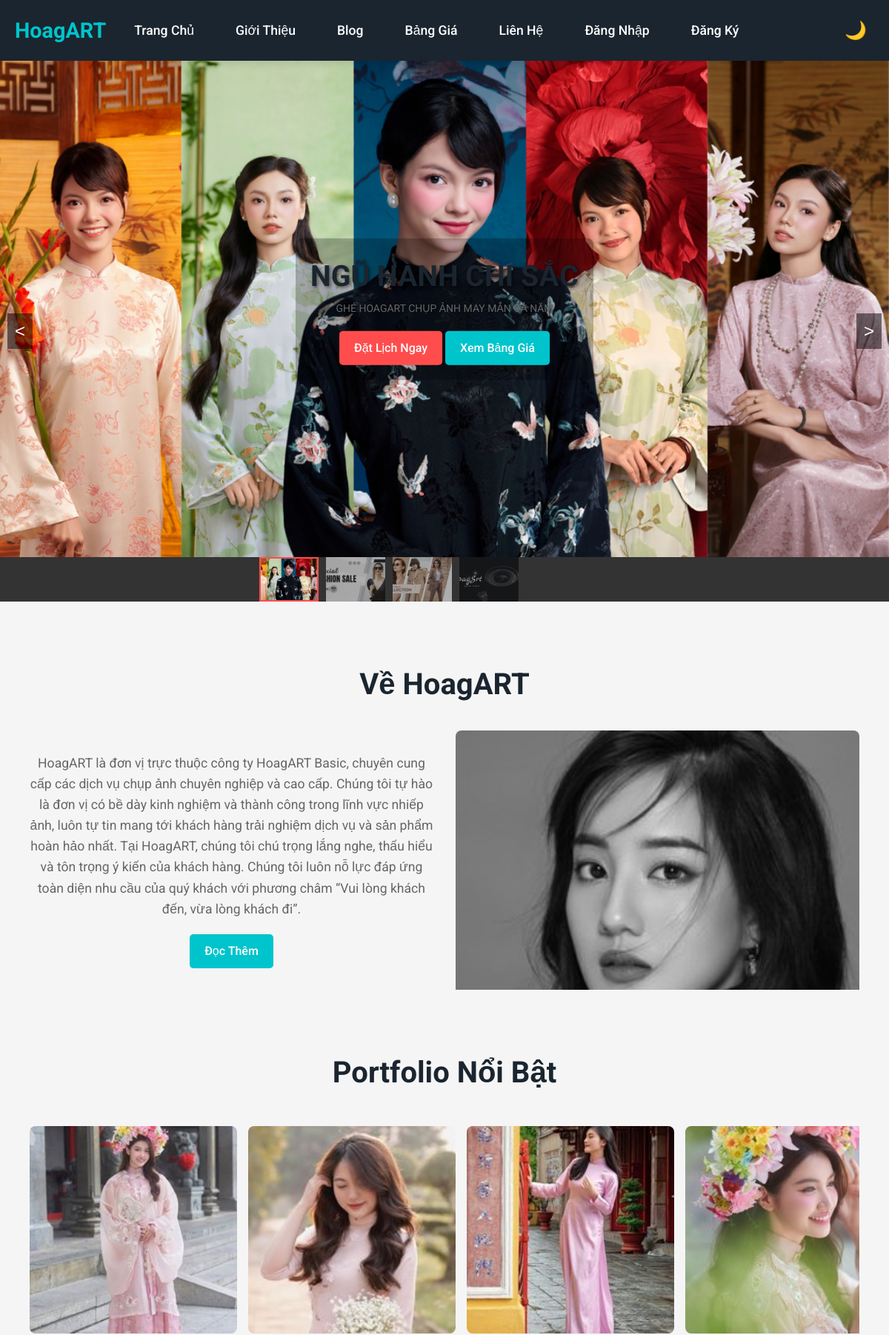
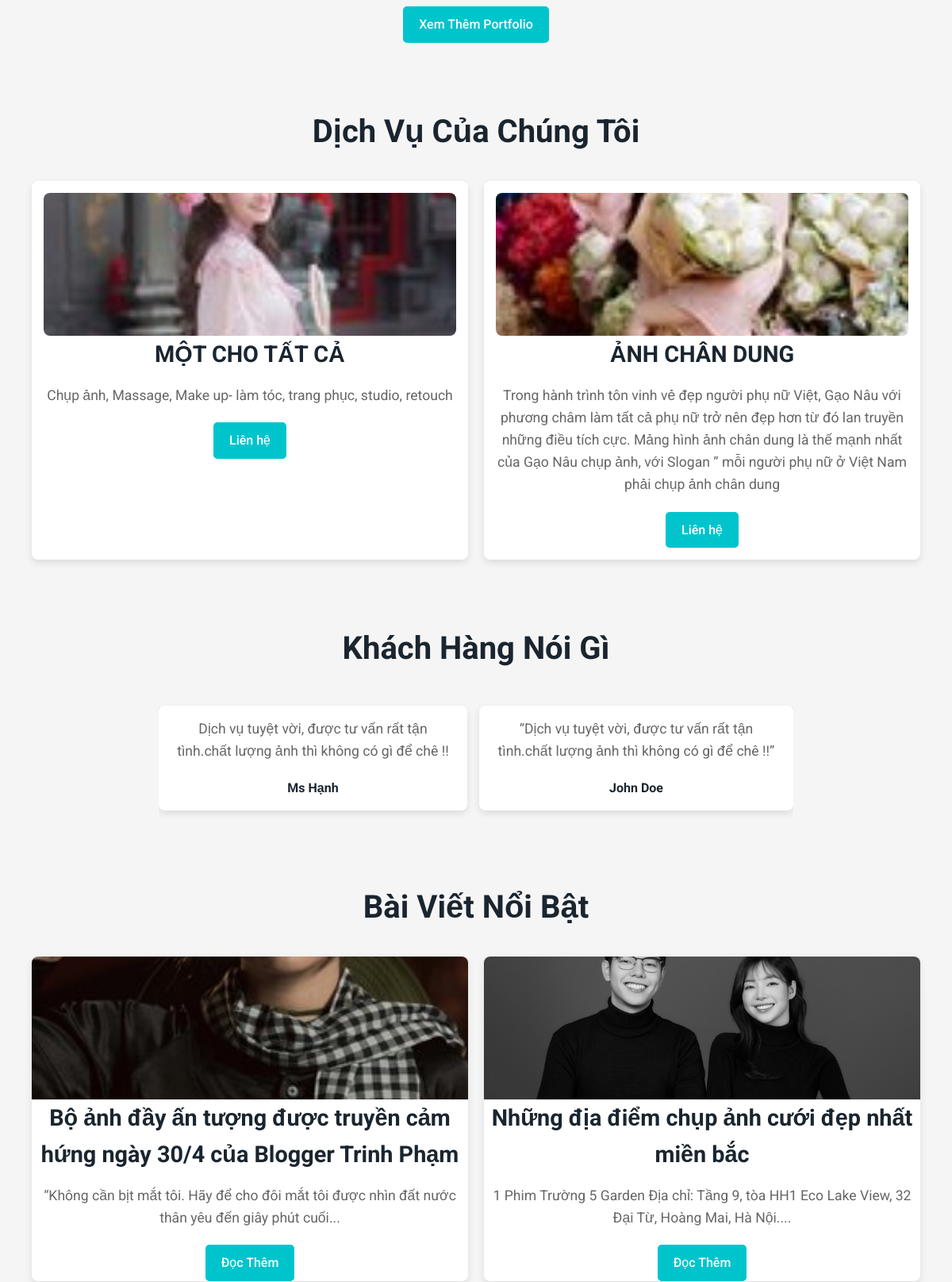
The page / (upper part) on the database its author committed (2 pictures, top to bottom).
### app/models/banner.py (models this page shows, shortened)
class Banner(db.Model):
    id = db.Column(db.Integer, primary_key=True)
    image_url = db.Column(db.String(200), nullable=False)
    title = db.Column(db.String(100), nullable=False)
    description = db.Column(db.Text)
    created_at = db.Column(db.DateTime, default=datetime.utcnow)

### app/models/home.py (models this page shows)
class IntroSection(db.Model):
    id = db.Column(db.Integer, primary_key=True)
    text = db.Column(db.Text, nullable=False)
    image_url = db.Column(db.String(255), nullable=False, default='default_intro.jpg')
    cta_text = db.Column(db.String(50), default='Tìm Hiểu Thêm')
    cta_url = db.Column(db.String(255), default='/introduce')
    created_at = db.Column(db.DateTime, default=datetime.utcnow)

class PortfolioItem(db.Model):
    id = db.Column(db.Integer, primary_key=True)
    title = db.Column(db.String(100), nullable=False)
    image_url = db.Column(db.String(255), nullable=False)
    created_at = db.Column(db.DateTime, default=datetime.utcnow)

class ServiceCard(db.Model):
    id = db.Column(db.Integer, primary_key=True)
    title = db.Column(db.String(100), nullable=False)
    description = db.Column(db.Text, nullable=False)
    image_url = db.Column(db.String(255), nullable=False)
    cta_text = db.Column(db.String(50), default='Khám Phá')
    cta_url = db.Column(db.String(255), default='/pricing')
    created_at = db.Column(db.DateTime, default=datetime.utcnow)

class Testimonial(db.Model):
    id = db.Column(db.Integer, primary_key=True)
    content = db.Column(db.Text, nullable=False)
    author = db.Column(db.String(100), nullable=False)
    created_at = db.Column(db.DateTime, default=datetime.utcnow)

### app/models/post.py (models this page shows)
class Post(db.Model):
    id = db.Column(db.Integer, primary_key=True)
    title = db.Column(db.String(200), nullable=False)
    content = db.Column(db.Text, nullable=False)
    image_url = db.Column(db.String(200), nullable=True)
    created_at = db.Column(db.DateTime, default=datetime.utcnow)
    user_id = db.Column(db.Integer, db.ForeignKey('user.id'), nullable=False)
    user = db.relationship('User', backref=db.backref('posts', lazy=True))
    is_featured = db.Column(db.Boolean, default=False, nullable=False)  # Thêm cột is_featured

### app/blueprints/main/routes.py (the view)
@main.route('/')
def home():
    intro = IntroSection.query.first()
    portfolios = PortfolioItem.query.order_by(PortfolioItem.created_at.desc()).limit(10).all()
    services = ServiceCard.query.all()
    testimonials = Testimonial.query.all()
    featured_posts = Post.query.filter_by(is_featured=True).limit(2).all()
    banners = Banner.query.order_by(Banner.created_at.desc()).all()
    return render_template('main/home.html',
                           intro=intro,
                           portfolios=portfolios,
                           services=services,
                           testimonials=testimonials,
                           featured_posts=featured_posts,
                           banners=banners)

### app/templates/main/home.html (shortened to what this page needs)
{% extends "layouts/base.html" %}  {% block content %}
<div class="intro-section container">
    <h2>Về HoagART</h2>
    {% if intro %}
    <div class="intro-grid">
        <div class="intro-text">
            <p>{{ intro.text }}</p>
            <a href="{{ intro.cta_url }}" class="btn">{{ intro.cta_text }}</a>
        </div>
        <div class="intro-image">
            <img src="{{ intro.image_url }}" alt="Giới thiệu HoagART" />
        </div>
    </div>
    {% endif %}
</div>
<div class="portfolio-section">
    <div class="container">
        <h2>Portfolio Nổi Bật</h2>
        <div class="portfolio-slider">
            {% for item in portfolios %}
            <div class="portfolio-item">
                <img src="{{ item.image_url }}" alt="{{ item.title }}" />
            </div>
            {% endfor %}
        </div>
        <a href="{{ url_for('main.pricing') }}" class="btn"
            >Xem Thêm Portfolio</a
        >
    </div>
</div>
<div class="services-section container">
    <h2>Dịch Vụ Của Chúng Tôi</h2>
    {% if services %}
    <div class="services-grid">
        {% for service in services %}
        <div class="service-card">
            <img src="{{ service.image_url }}" alt="{{ service.title }}" />
            <h3>{{ service.title }}</h3>
            <p>{{ service.description }}</p>
            <a href="{{ service.cta_url }}" class="btn"
                >{{ service.cta_text }}</a
            >
        </div>
        {% endfor %}
    </div>
    {% else %}
    <p>Chưa có dịch vụ nào.</p>
    {% endif %}
</div>
<div class="testimonial-section container">
    <h2>Khách Hàng Nói Gì</h2>
    <div class="testimonial-slider">
        {% for testimonial in testimonials %}
        <div class="testimonial-item">
            <p>{{ testimonial.content }}</p>
            <h4>{{ testimonial.author }}</h4>
        </div>
        {% endfor %}
    </div>
</div>
<div class="blog-section container">
    <h2>Bài Viết Nổi Bật</h2>
    <div class="blog-grid">
        {% for post in featured_posts %}
        <div class="blog-card">
            <img
                src="{{ post.image_url or url_for('static', filename='images/default.jpg') }}"
                alt="{{ post.title }}"
            />
            <h3>{{ post.title }}</h3>
            <p>{{ post.content|striptags|truncate(100) }}</p>
            <a href="{{ url_for('blog.blog_detail', id=post.id) }}" class="btn"
                >Đọc Thêm</a
            >
        </div>
        {% endfor %}
    </div>
</div>
{% endblock %}

### app/templates/layouts/base.html (shortened to what this page needs)
<!DOCTYPE html>
<html lang="vi">
    <head>
        <link
            rel="stylesheet"
            href="{{ url_for('static', filename='css/style.css') }}"
        />
    </head>
    <body>
        <div class="navbar">
            <div class="navbar-container">
                <div class="logo">HoagART</div>
                <div class="nav-links" id="navLinks">
                    <a href="{{ url_for('main.home') }}">Trang Chủ</a>
                    <a href="{{ url_for('main.introduce') }}">Giới Thiệu</a>
                    <a href="{{ url_for('blog.index') }}">Blog</a>
                    <a href="{{ url_for('main.pricing') }}">Bảng Giá</a>
                    <a href="{{ url_for('main.contact') }}">Liên Hệ</a>
                    {% if current_user.is_authenticated %} {% if
                    current_user.is_admin %}
                    <a href="{{ url_for('admin.dashboard') }}">Quản Trị</a>
                    {% endif %} {% else %}
                    <a href="{{ url_for('auth.login') }}">Đăng Nhập</a>
                    <a href="{{ url_for('auth.register') }}">Đăng Ký</a>
                    {% endif %}
                </div>
                <div class="nav-controls">
                    <button
                        class="dark-mode-toggle"
                        aria-label="Chuyển đổi chế độ tối"
                    >
                        🌙
                    </button>
                </div>
            </div>
        </div>
        {% if request.endpoint not in ['auth.login',
        'auth.register','auth.reset_password','auth.forgot_password'
        'main.profile'] and not request.path.startswith('/blog') %} {% if
        banners and banners|length > 0 %}
        <div class="slider-container">
            <div class="main-slider">
                {% for banner in banners %}
                <div class="slider-slide {% if loop.first %}active{% endif %}">
                    <img
                        src="{{ banner.image_url }}"
                        alt="{{ banner.title }}"
                        class="slider-image"
                        loading="lazy"
                    />
                    <div class="slider-caption">
                        <h1>{{ banner.title }}</h1>
                        <p>{{ banner.description }}</p>
                        <div class="banner-buttons mt-3">
                            <a
                                href="{{ url_for('main.contact') }}"
                                class="btn btn-primary"
                                >Đặt Lịch Ngay</a
                            >
                            <a
                                href="{{ url_for('main.pricing') }}"
                                class="btn btn-outline-light"
                                >Xem Bảng Giá</a
                            >
                        </div>
                    </div>
                </div>
                {% endfor %}
            </div>
            <button class="nav-arrow prev" aria-label="Previous slide">
                <
            </button>
            <button class="nav-arrow next" aria-label="Next slide">></button>
            <div class="thumbnail-nav">
                <div class="thumbnail-nav-container">
                    <div class="thumbnail-nav-inner">
                        {% for banner in banners %}
                        <div
                            class="thumbnail-slide {% if loop.first %}active{% endif %}"
                        >
                            <img
                                src="{{ banner.image_url }}"
                                alt="{{ banner.title }} thumbnail"
                                class="thumbnail-image"
                                loading="lazy"
                            />
                        </div>
                        {% endfor %}
                    </div>
                </div>
            </div>
        </div>
        {% endif %} {% endif %}
        <div class="container">
             {% block content %}{% endblock %}
        </div>
    </body>
</html>

### rows shown on the page
Banner: image_url (picture), title "NGŨ HÀNH CHI SẮC", description "GHÉ HOAGART CHỤP ẢNH MAY MẮN CẢ NĂM"
Banner: image_url (picture)
Banner: image_url (picture)
Banner: image_url (picture)
IntroSection: text "HoagART là đơn vị trực thuộc công ty HoagART Basic, chuyên cung cấp các dịch vụ chụp ảnh chuyên nghiệp và cao cấp. Chúng tôi tự hào là đơn vị có bề dày kinh nghiệm và thành công trong lĩnh vực nhiếp ảnh, luôn tự tin mang tới khách hàng trải nghiệm dịch vụ và sản phẩm hoàn hảo nhất. Tại HoagART, chúng tôi chú trọng lắng nghe, thấu hiểu và tôn trọng ý kiến của khách hàng. Chúng tôi luôn nỗ lực đáp ứng toàn diện nhu cầu của quý khách với phương châm “Vui lòng khách đến, vừa lòng khách đi”.", cta_text "Đọc Thêm", image_url (picture)
PortfolioItem: image_url (picture)
PortfolioItem: image_url (picture)
PortfolioItem: image_url (picture)
PortfolioItem: image_url (picture)
ServiceCard: image_url (picture), title "MỘT CHO TẤT CẢ", description "Chụp ảnh, Massage, Make up- làm tóc, trang phục, studio, retouch", cta_text "Liên hệ"
ServiceCard: image_url (picture), title "ẢNH CHÂN DUNG", description "Trong hành trình tôn vinh vẻ đẹp người phụ nữ Việt, Gạo Nâu với phương châm làm tất cả phụ nữ trở nên đẹp hơn từ đó lan truyền những điều tích cực. Mảng hình ảnh chân dung là thế mạnh nhất của Gạo Nâu chụp ảnh, với Slogan ” mỗi người phụ nữ ở Việt Nam phải chụp ảnh chân dung", cta_text "Liên hệ"
Testimonial: content "Dịch vụ tuyệt vời, được tư vấn rất tận tình.chất lượng ảnh thì không có gì để chê !!", author "Ms Hạnh"
Testimonial: content "“Dịch vụ tuyệt vời, được tư vấn rất tận tình.chất lượng ảnh thì không có gì để chê !!”", author "John Doe"
Post: image_url (picture), title "Bộ ảnh đầy ấn tượng được truyền cảm hứng ngày 30/4 của Blogger Trinh Phạm", content "“Không cần bịt mắt tôi. Hãy để cho đôi mắt tôi được nhìn đất nước thân yêu đến giây phút cuối..."
Post: image_url (picture), title "Những địa điểm chụp ảnh cưới đẹp nhất miền bắc", content "1 Phim Trường 5 Garden Địa chỉ: Tầng 9, tòa HH1 Eco Lake View, 32 Đại Từ, Hoàng Mai, Hà Nội...."
